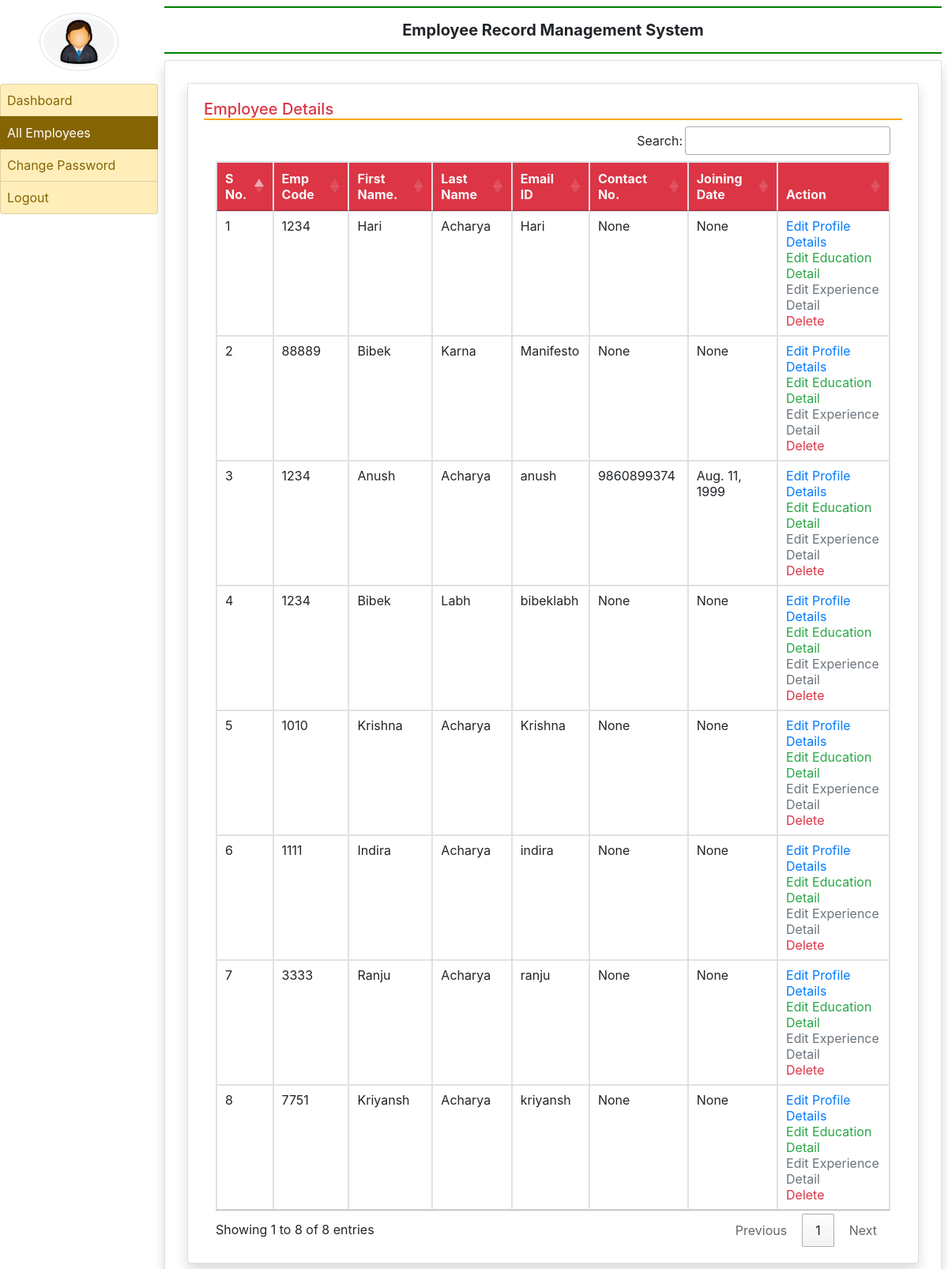
Page /all_employee/ (signed in) on the committed database.
### employee/models.py (models this page shows, shortened)
class EmployeeDetail(models.Model):
    user = models.ForeignKey(User,on_delete=models.CASCADE)
    empcode = models.CharField(max_length=50)
    resume = models.FileField(upload_to="uploads/resumes",null=True)
    empdept = models.CharField(max_length=100,null=True)
    designation = models.CharField(max_length=100,null=True)
    contact = models.CharField(max_length=15,null=True)
    gender = models.CharField(max_length=50,null=True)
    joiningdate = models.DateField(null=True)

### employee/views.py (the view)
# urls.py: path('all_employee/', all_employee, name='all_employee'),
def all_employee(request):
    if not request.user.is_authenticated:
        return redirect('admin_login')
    employee = EmployeeDetail.objects.all()
    return render(request, 'all_employee.html',{'employee':employee})

### employee/templates/all_employee.html (shortened to what this page needs)
{% extends 'admin_base.html' %}
{% block main %}
<div class="card shadow m-2">
    <div class="card-body">
        <h5 class="'p-2 text-danger" style="border-bottom :2px solid orange">Employee Details</h5>
        <div class="container-fluid">
            <table  class="table table-bordered table-hover" id="example">
                <thead class="text-light bg-danger">
                <tr>
                    <th>S No.</th>
                    <th>Emp Code</th>
                    <th>First Name.</th>
                    <th>Last Name</th>
                    <th>Email ID</th>
                    <th>Contact No.</th>
                    <th>Joining Date</th>
                    <th>Action</th>
                </tr>
                </thead>
                <tbody>
                {% for i in employee %}
                <tr>
                    <td>{{forloop.counter}}</td>
                    <td>{{i.empcode}}</td>
                    <td>{{i.user.first_name}}</td>
                    <td>{{i.user.last_name}}</td>
                    <td>{{i.user.username}}</td>
                    <td>{{i.contact}}</td>
                    <td>{{i.joiningdate}}</td>
                    <td><a href="{% url 'edit_profile' i.id %}" class="text-primary">Edit Profile Details</a>
                        <br><a href="{% url 'edit_education' i.user.id %}" class="text-success">Edit Education Detail</a>
                        <br><a href="{% url 'edit_experience' i.user.id %}" class="text-secondary">Edit Experience Detail</a>
                        <br><a href="{% url 'delete_employee' i.user.id %}" class="text-danger" onclick="return confirm('Are You Sure?')">Delete</a>
                    </td>
                </tr>
                {% endfor %}
                </tbody>
            </table>
        </div>
    </div>
</div>
{% endblock %}

### employee/templates/admin_base.html (shortened to what this page needs)
{% load static %}
<html xmlns="http://www.w3.org/1999/html">
<head>
  <link rel="stylesheet" href="https://cdn.jsdelivr.net/npm/bootstrap@4.6.1/dist/css/bootstrap.min.css">
<link rel="stylesheet" href="https://use.fontawesome.com/releases/v5.7.0/css/all.css">
   <link rel="stylesheet" href="https://cdn.datatables.net/1.12.1/css/jquery.dataTables.min.css">
<link rel="stylesheet" href="https://cdn.datatables.net/buttons/2.2.3/css/buttons.dataTables.min.css">
</head>
</html>
<body>
<div class="container-fluid">
  <div class="row">
    <div class="col-sm-2 p-0">
    <center><img src="{% static 'images/admin_page.png' %}" width="100" height="100" class="img-thumbnail rounded-circle my-3"></center>
      <div class="list-group">
        <a href="{% url 'admin_home' %}" class="list-group-item list-group-item-warning list-group-item-action {% if request.path == '/admin_home/' %} active {% endif %}">Dashboard</a>
        <a href="{% url 'all_employee' %}" class="list-group-item list-group-item-warning list-group-item-action {% if request.path == '/all_employee/' %} active {% endif %}">All Employees</a>
        <a href="{% url 'change_passwordadmin' %}" class="list-group-item list-group-item-warning list-group-item-action {% if request.path == '/change_passwordadmin/' %} active {% endif %}">Change Password</a>
        <a href="{% url 'logout' %}" class="list-group-item list-group-item-warning list-group-item-action">Logout</a>
      </div>
    </div>
    <div class="col-sm-10 p-0">
      <div class="container-fluid p-2">
        <h5 class="text-center p-3 font-weight-bold" style="border-bottom : 2px solid green ;border-top : 2px solid green">Employee Record Management System</h5>
        <div class="card shadow" style="min-height : 89vh">
          <div class="card-body">
            {% block main %}
               {% endblock %}
          </div>
        </div>
      </div>
    </div>
  </div>
</div>
</body>

### employee/templates/admin_base.html (style rules this page uses)
.list-group-item { padding:8px !important; }

### rows in the picture
EmployeeDetail: empcode "1234", user.first_name "Hari", user.last_name "Acharya", user.username "Hari", contact "None", joiningdate "None"
EmployeeDetail: empcode "88889", user.first_name "Bibek", user.last_name "Karna", user.username "Manifesto", contact "None", joiningdate "None"
EmployeeDetail: empcode "1234", user.first_name "Anush", user.last_name "Acharya", user.username "anush", contact "9860899374", joiningdate "Aug. 11, 1999"
EmployeeDetail: empcode "1234", user.first_name "Bibek", user.last_name "Labh", user.username "bibeklabh", contact "None", joiningdate "None"
EmployeeDetail: empcode "1010", user.first_name "Krishna", user.last_name "Acharya", user.username "Krishna", contact "None", joiningdate "None"
EmployeeDetail: empcode "1111", user.first_name "Indira", user.last_name "Acharya", user.username "indira", contact "None", joiningdate "None"
EmployeeDetail: empcode "3333", user.first_name "Ranju", user.last_name "Acharya", user.username "ranju", contact "None", joiningdate "None"
EmployeeDetail: empcode "7751", user.first_name "Kriyansh", user.last_name "Acharya", user.username "kriyansh", contact "None", joiningdate "None"
